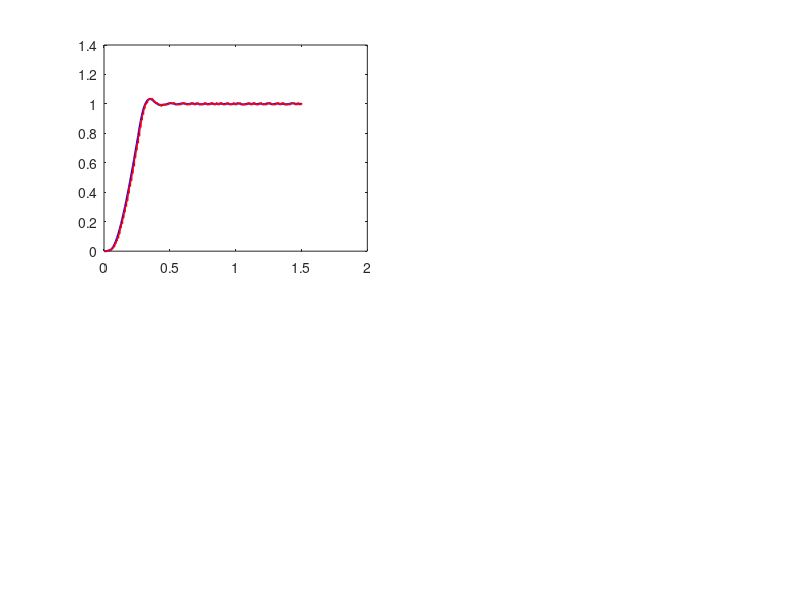

Source code (MATLAB): (Note: this script raises an error after producing the figure.)
clc; clear; close all;
%--------- DATOS DEL MOTOR Y MUESTREO ---------------
Km = 0.5;   % rad/(V*s) - ganancia del motor
Tm = 0.1;   % constante de tiempo del motor
T_sample = 0.01; % tiempo de muestreo (s)
tmax = 1.5; %tiempo  de simulacion
%--------- RESOLUCIONES ADC/DAC ---------------------
NADC = 10; % bits ADC
NDAC = 8;  % bits DAC
Vpp = 10;  % rango total +-5V

resADC = Vpp/2^NADC;   % resolución ADC
resDAC = Vpp/2^NDAC;   % resolución DAC
eqntADC= resADC/2;
eqntDAC= resDAC/2;

fprintf('--- 1. RESULTADOS A/D y D/A ---\n');
fprintf('Res. ADC (10 bits): %.2f mV | Error cuantización: ±%.2f mV\n',  resADC*1000, eqntADC*1000);
fprintf('Res. DAC (8 bits): %.2f mV | Error cuantización: ±%.2f mV\n\n', resDAC*1000, eqntDAC*1000);

%--------- FUNCION TRANSFERENCIA DEL MOTOR ----------
s = tf("s");
G_cont = Km/(s*(Tm*s + 1)); 
G_disc = c2d(G_cont, T_sample, "zoh"); 

%--------- PID (PARÁMETROS DE DISEÑO) ---------------
Mp = 0.05; 
ts = 460e-3; 
zeta = log(1/Mp)/(sqrt(pi^2+log(1/Mp)^2)); 
wn = 4/(ts*zeta);

gobj = tf([0 wn^2],[1  2*zeta*wn wn^2]); 
% polo lejano 
g1 = tf([0 10*wn*zeta],[1 10*wn*zeta]); 
g3orden = series(gobj,g1);

[num, den] = tfdata(g3orden, 'v'); 
ajuste_kd=0.35;
ajuste_ki=2.5;
Kp = (den(3) * Tm) / Km;
Ki =  ajuste_ki*(den(4) * Tm) / Km;
Kd =ajuste_kd*(den(2) * Tm - 1) / Km;
Ti= Kp/Ki;
Td= Kd/Kp;
fprintf('Ganancias analógicas calculadas: Kp=%.2f, Ti=%.2f, Td=%.2f\n', Kp, Ti, Td);

%GRAFICA comparativa 
% figure;
% step(gobj,tmax);hold on;  step(g3orden,tmax);
% legend('2do orden','3er orden')
% title('Respuesta al escalón de sistemas orden 2 y 3');

%--------- SIMULACIÓN DISCRETA (ECUACIONES EN DIFERENCIAS) ----------
%AUMENTAR  A 12V PARA CUMPLIR
u_max = 12; % saturación a +-5V

t = 0:T_sample:tmax; % horizonte de simulación
r =  1*ones(size(t));  % Referencia: escalón unitario

% Inicialización de vectores
u      = zeros(size(t)); % salida del PID ideal
u_dac  = zeros(size(t)); % salida cuantizada real aplicada a la planta
y_real = zeros(size(t)); % salida física del motor
y_adc  = zeros(size(t)); % lectura del microcontrolador
e      = zeros(size(t)); % error

% Extraer coeficientes exactos del modelo discreto (ZOH)
[numG, denG] = tfdata(G_disc, 'v');

% Bucle paso a paso emulando el microcontrolador
for k = 3:length(t)
    % 1. El motor físico evoluciona basándose en voltajes pasados
    y_real(k) = -denG(2)*y_real(k-1) - denG(3)*y_real(k-2) + numG(2)*u_dac(k-1) + numG(3)*u_dac(k-2);

    % 2. El sensor mide, satura en los límites físicos y el ADC cuantiza
    % CORRECCIÓN 3: Saturación FÍSICA de la entrada del ADC
    y_sensor = max(min(y_real(k), u_max), -u_max); 
    y_adc(k) = round(y_sensor/resADC)*resADC;

    % 3. El micro calcula el error actual
    e(k) = r(k) - y_adc(k);

    % 4. Ley de control PID (Forma incremental )
    u(k) = u(k-1) + Kp*((e(k)-e(k-1)) + (T_sample/Ti)*e(k) + (Td/T_sample)*(e(k) - 2*e(k-1) + e(k-2)));

    % 5. Saturación matemática en el código del micro
    u(k) = max(min(u(k), u_max), -u_max);

    % 6. Salida física por el DAC
    u_dac(k) = round(u(k)/resDAC)*resDAC;
end

%--------- GRÁFICAS DE ANÁLISIS DE CUANTIZACIÓN ----------------------
figure('Name', 'Análisis de Cuantización: ADC y DAC', 'Position', [100, 100, 1000, 600]);

% --- 1. ADC: Señales Superpuestas ---
subplot(2,2,1);
plot(t, y_real, 'b', 'LineWidth', 1.5); hold on;
stairs(t, y_adc, 'r', 'LineWidth', 1.2);
yline(max(r), 'k:','Referencia','LineWidth', 1.2 );
step(g3orden,tmax);
title('Sensor: Lectura del ADC (10 bits)');
xlabel('Tiempo (s)'); ylabel('Velocidad (rad/s)');
legend('y_{real} (Física)', 'y_{adc} (Digitalizada)','Respuesta esperada', 'Location', 'Southeast');
grid on;

% --- 2. ADC: Error de Cuantización ---
subplot(2,2,2);
plot(t, y_real - y_adc, 'k', 'LineWidth', 1.2); hold on;
yline(resADC/2, 'b--', 'Límite +\Delta/2'); 
yline(-resADC/2, 'b--', 'Límite -\Delta/2');
title('Error de Cuantización en el ADC');
xlabel('Tiempo (s)'); ylabel('Error (rad/s)');
ylim([-resADC resADC]);
grid on;

% --- 3. DAC: Señales Superpuestas ---
subplot(2,2,3);
stairs(t, u, 'r', 'LineWidth', 1.5); hold on;
stairs(t, u_dac, 'b', 'LineWidth', 1.5);
yline(5, 'k:', '+5V'); yline(-5, 'k:', '-5V');
title('Actuador: Salida del DAC (8 bits)');
xlabel('Tiempo (s)'); ylabel('Voltaje (V)');
legend('u (PID Matemático)', 'u_{dac} (Voltaje Real)', 'Location', 'Southeast');
%ylim([-6 6]);
grid on;

% --- 4. DAC: Error de Cuantización ---
subplot(2,2,4);
stairs(t, u - u_dac, 'k', 'LineWidth', 1.2); hold on;
yline(resDAC/2, 'b--', 'Límite +\Delta/2'); 
yline(-resDAC/2, 'b--', 'Límite -\Delta/2');
title('Error de Cuantización en el DAC');
xlabel('Tiempo (s)'); ylabel('Error (V)');
ylim([-resDAC resDAC]);
grid on;
